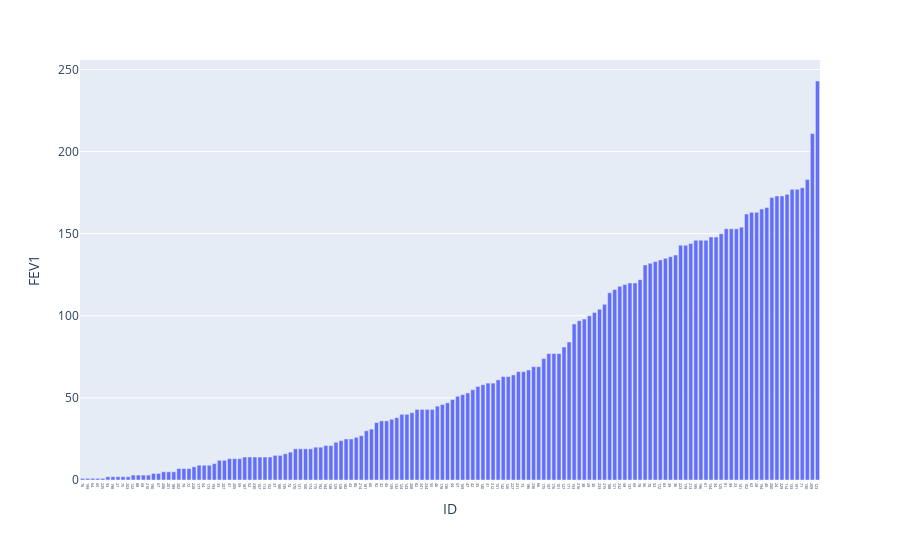

Notebook code for this chart:
### Code cell
# Bar plot of count of FEV1 measurements per ID using plotly
import plotly.express as px

df_fev1_count = df.groupby(["ID"]).count().reset_index()
# Sort by count of FEV1 measurements
df_fev1_count = df_fev1_count.sort_values(by="FEV1")
fig = px.bar(df_fev1_count, x="ID", y="FEV1")
fig.update_layout(xaxis_tickfont_size=4)
fig.show()

### Figure 1 — Plotly figure (JSON) as saved in the notebook; plotly's stock layout.template omitted (floating-point values rounded to 4 significant figures; data arrays with more than 128 entries replaced by an {"elided": "..."} marker saying what was removed)
{"data": [{"alignmentgroup": "True", "hovertemplate": "ID=%{x}<br>FEV1=%{y}<extra></extra>", "legendgroup": "", "marker": {"color": "#636efa", "pattern": {"shape": ""}}, "name": "", "offsetgroup": "", "orientation": "v", "showlegend": false, "textposition": "auto", "type": "bar", "x": {"elided": "146 str values"}, "xaxis": "x", "y": {"elided": "146 int values"}, "yaxis": "y"}], "layout": {"barmode": "relative", "legend": {"tracegroupgap": 0}, "margin": {"t": 60}, "xaxis": {"anchor": "y", "domain": [0, 1], "tickfont": {"size": 4}, "title": {"text": "ID"}}, "yaxis": {"anchor": "x", "domain": [0, 1], "title": {"text": "FEV1"}}}}
